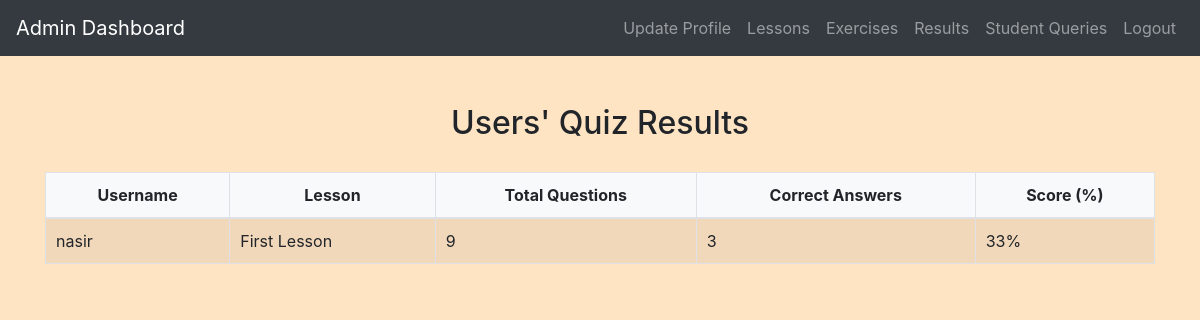
The page /admin/view_results.php (signed in) on the database its author committed.
### tables this page shows
CREATE TABLE `quiz_results` (
  `result_id` int(11) NOT NULL,
  `user_id` int(11) NOT NULL,
  `lesson_id` int(11) NOT NULL,
  `total_questions` int(11) NOT NULL,
  `correct_answers` int(11) NOT NULL,
  `score` decimal(5,2) NOT NULL,
  `created_at` datetime DEFAULT current_timestamp()
);

CREATE TABLE `users` (
  `id` int(11) NOT NULL,
  `username` varchar(50) NOT NULL,
  `password` varchar(255) NOT NULL,
  `email` varchar(100) NOT NULL,
  `phone` varchar(20) NOT NULL,
  `age` int(11) DEFAULT NULL
);

CREATE TABLE `lessons` (
  `lesson_id` int(11) NOT NULL,
  `title` varchar(255) NOT NULL,
  `description` text NOT NULL,
  `file_path` varchar(255) NOT NULL,
  `created_at` datetime DEFAULT current_timestamp(),
  `updated_at` datetime DEFAULT current_timestamp() ON UPDATE current_timestamp()
);

### admin/view_results.php (the view, shortened to what this page needs)
<?php
include('config.php');
$result = $conn->query("SELECT users.username, lessons.title AS lesson_name, quiz_results.total_questions, quiz_results.correct_answers, quiz_results.score FROM users INNER JOIN quiz_results ON users.id = quiz_results.user_id INNER JOIN lessons ON quiz_results.lesson_id = lessons.lesson_id ORDER BY quiz_results.score DESC");
?>
<!DOCTYPE html>
<html>
<head>
    <link rel="stylesheet" href="https://maxcdn.bootstrapcdn.com/bootstrap/4.5.2/css/bootstrap.min.css">
    <link rel="stylesheet" href="../css/style.css">
</head>
<body>
<?php include('admin_navbar.php'); ?>
<div class="container mt-5">
    <h2>Users' Quiz Results</h2>
    <table class="table table-striped">
        <thead>
            <tr>
                <th>Username</th>
                <th>Lesson</th>
                <th>Total Questions</th>
                <th>Correct Answers</th>
                <th>Score (%)</th>
            </tr>
        </thead>
        <tbody>
            <?php while ($row = $result->fetch_assoc()): ?>
                <tr <?php echo $row['score'] == 100 ? 'class="table-success"' : ''; ?>>
                    <td><?php echo htmlspecialchars($row['username']); ?></td>
                    <td><?php echo htmlspecialchars($row['lesson_name']); ?></td>
                    <td><?php echo $row['total_questions']; ?></td>
                    <td><?php echo $row['correct_answers']; ?></td>
                    <td><?php echo round($row['score'], 2); ?>%</td>
                </tr>
            <?php endwhile; ?>
        </tbody>
    </table>
</div>
</body>
</html>

### css/style.css (style rules this page uses)
body { background-color: bisque; }
h1, h2, h3, h4 { text-align: center; margin-top: 30px; margin-bottom: 30px; }
.table { width: 100%; border-collapse: collapse; margin-top: 20px; }
.table th, .table td { padding: 10px; border: 1px solid #dee2e6; }
.table thead th { background-color: #f8f9fa; font-weight: bold; text-align: center; }
.table tbody td { vertical-align: middle; }

### rows shown on the page
quiz_results: user.username "nasir", lesson.title "First Lesson", total_questions "9", correct_answers "3", score "33"
